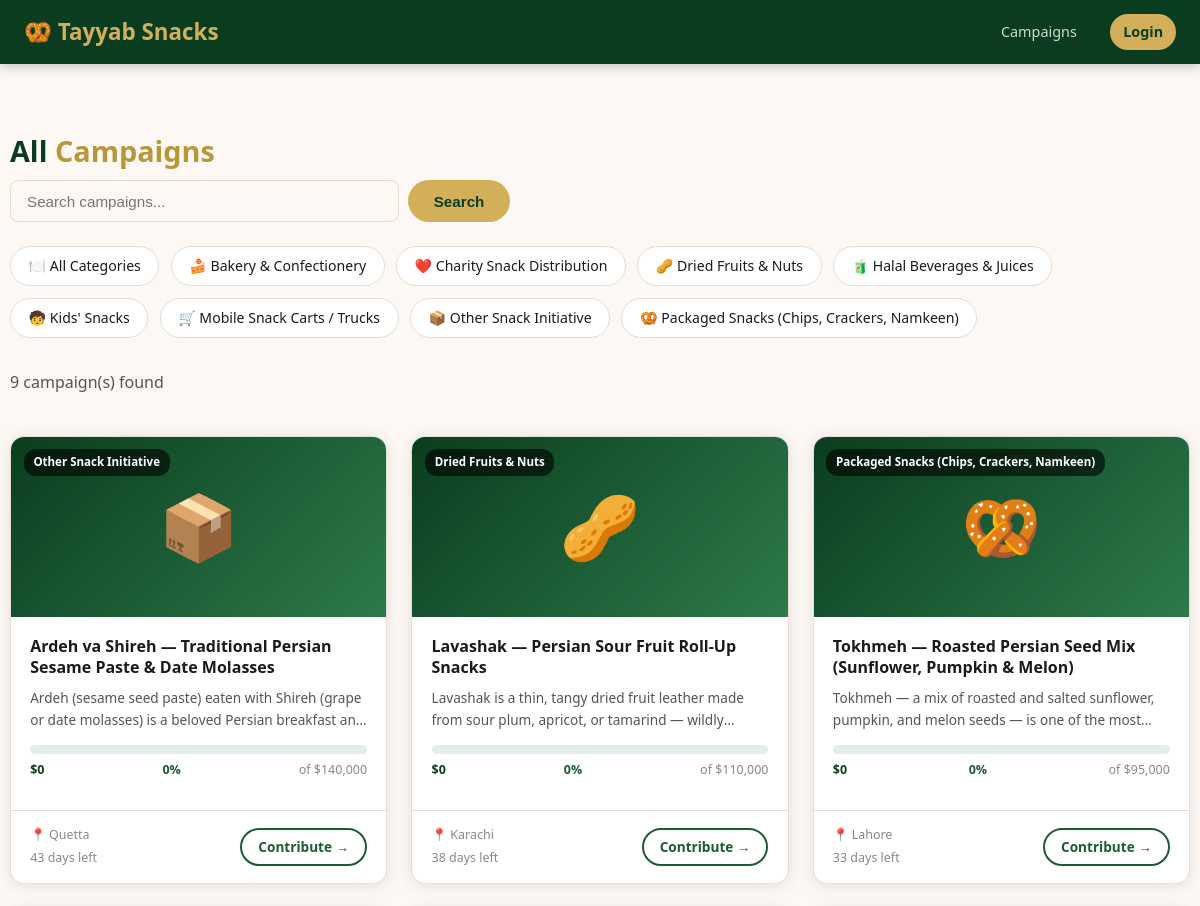
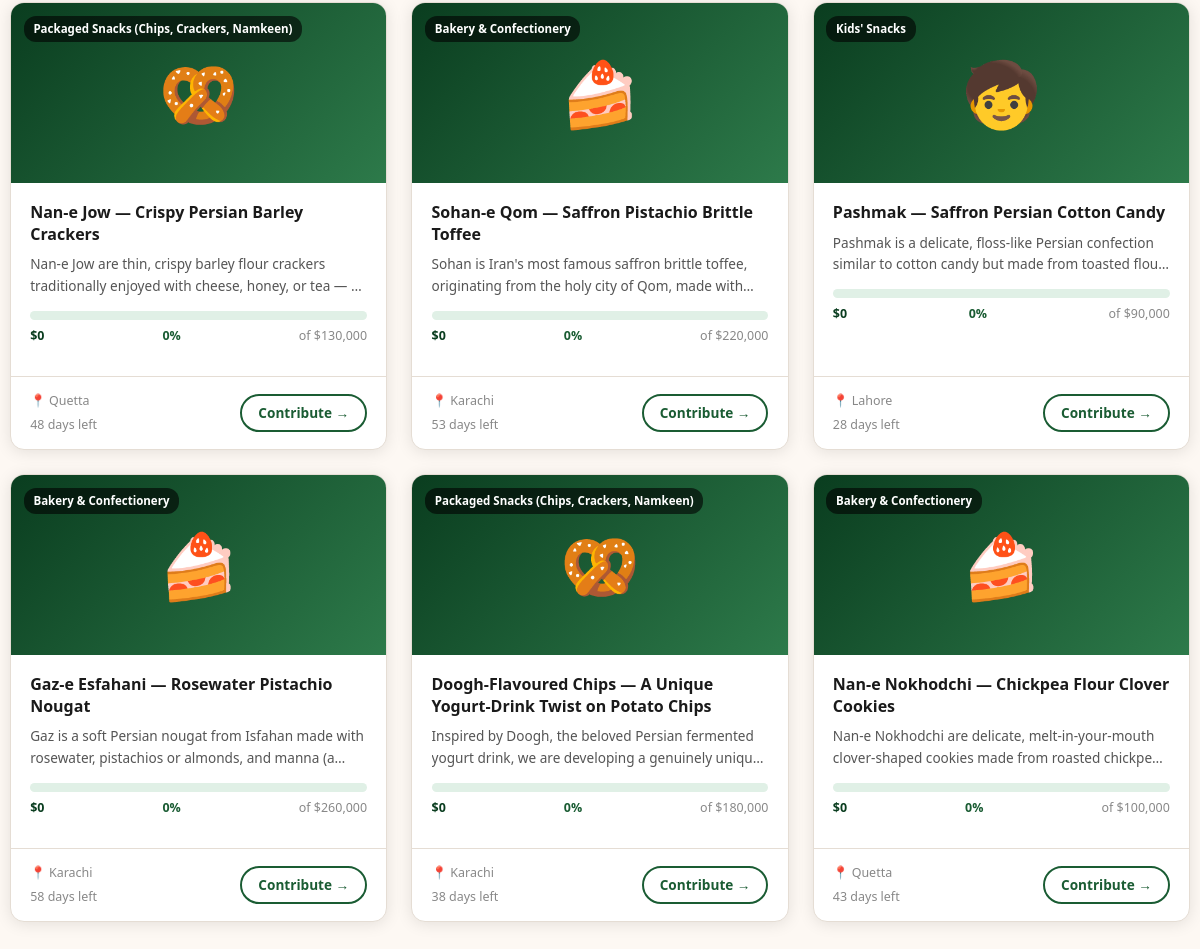
The page /campaigns.php on the database its author committed (2 pictures, top to bottom).
### tables this page shows
CREATE TABLE IF NOT EXISTS categories (
    id   INT UNSIGNED AUTO_INCREMENT PRIMARY KEY,
    name VARCHAR(100) NOT NULL,
    icon VARCHAR(10)
);

CREATE TABLE IF NOT EXISTS campaigns (
    id            INT UNSIGNED AUTO_INCREMENT PRIMARY KEY,
    user_id       INT UNSIGNED NOT NULL,
    category_id   INT UNSIGNED,
    title         VARCHAR(200) NOT NULL,
    description   TEXT NOT NULL,
    goal_amount   DECIMAL(12,2) NOT NULL,
    raised_amount DECIMAL(12,2) DEFAULT 0.00,
    city          VARCHAR(100),
    image_url     VARCHAR(500),
    deadline      DATE,
    status        ENUM('pending','active','funded','closed','rejected') DEFAULT 'pending',
    created_at    TIMESTAMP DEFAULT CURRENT_TIMESTAMP,
    updated_by    INT UNSIGNED NULL,
    updated_at    TIMESTAMP NULL,
    FOREIGN KEY (user_id)     REFERENCES users(id) ON DELETE CASCADE,
    FOREIGN KEY (category_id) REFERENCES categories(id) ON DELETE SET NULL,
    FOREIGN KEY (updated_by)  REFERENCES users(id) ON DELETE SET NULL,
    INDEX idx_status (status),
    INDEX idx_user (user_id)
);

### db.php (called while the page is built, shortened)
<?php
function e(string $s): string {
    return htmlspecialchars($s, ENT_QUOTES, 'UTF-8');
}
function auth(): ?array {
    return $_SESSION['user'] ?? null;
}
function progressPct(float $raised, float $goal): int {
    return (int) min(100, round($raised / $goal * 100));
}

### campaigns.php (the view, shortened to what this page needs)
<?php
require_once __DIR__ . '/db.php';
$user = auth();
$catId = (int) ($_GET['cat'] ?? 0);
$q = trim($_GET['q'] ?? '');
$categories = $pdo->query('SELECT * FROM categories ORDER BY name')->fetchAll();
$sql = "SELECT c.*, u.name AS creator_name, cat.name AS cat_name, cat.icon AS cat_icon
        FROM campaigns c
        JOIN users u ON u.id = c.user_id
        LEFT JOIN categories cat ON cat.id = c.category_id
        WHERE c.status = 'active'";
$params = [];
$sql .= ' ORDER BY c.created_at DESC';
$stmt = $pdo->prepare($sql);
$stmt->execute($params);
$campaigns = $stmt->fetchAll();
?>
<!DOCTYPE html>
<html lang="en">
<head>
<link rel="stylesheet" href="style.css">
</head>
<body>
<nav class="navbar">
    <div class="nav-brand">🥨 <?= e(SITE_NAME) ?></div>
    <div class="nav-links">
        <a href="campaigns.php">Campaigns</a>
        <?php if ($user): ?><a href="submit.php">+ Start a Campaign</a><a href="dashboard.php">Dashboard</a><a href="logout.php" class="nav-btn">Logout</a>
        <?php else: ?><a href="login.php" class="nav-btn">Login</a><?php endif; ?>
    </div>
</nav>
<div class="container section">
    <h2 class="section-title">All <span>Campaigns</span></h2>
    <form method="get" style="display:flex;gap:.6rem;margin-bottom:1.5rem;max-width:500px">
        <input type="text" name="q" class="form-control" placeholder="Search campaigns..." value="<?= e($q) ?>">
        <button type="submit" class="btn btn-primary">Search</button>
    </form>
    <div class="category-grid" style="display:flex;flex-wrap:wrap;gap:.7rem;margin-bottom:2rem">
        <a href="campaigns.php" class="cat-chip <?= $catId === 0 ? 'active' : '' ?>" style="display:inline-flex;align-items:center;gap:.4rem;padding:.5rem 1.1rem;background:var(--white);border:1.5px solid var(--border);border-radius:20px;font-size:.88rem;text-decoration:none;color:var(--text)">🍽️ All Categories</a>
        <?php foreach ($categories as $c): ?>
            <a href="?cat=<?= (int) $c['id'] ?>" class="cat-chip <?= $catId === (int) $c['id'] ? 'active' : '' ?>" style="display:inline-flex;align-items:center;gap:.4rem;padding:.5rem 1.1rem;background:var(--white);border:1.5px solid var(--border);border-radius:20px;font-size:.88rem;text-decoration:none;color:var(--text)"><?= e($c['icon']) ?> <?= e($c['name']) ?></a>
        <?php endforeach; ?>
    </div>
    <p class="section-sub"><?= count($campaigns) ?> campaign(s) found</p>
    <?php if (!$campaigns): ?>
        <div class="empty-state"><div class="icon">📭</div><h3>No campaigns found</h3></div>
    <?php else: ?>
    <div class="grid-3">
        <?php foreach ($campaigns as $c):
            $pct = progressPct((float) $c['raised_amount'], (float) $c['goal_amount']);
            $daysLeft = $c['deadline'] ? max(0, (int) ((strtotime($c['deadline']) - time()) / 86400)) : null;
        ?>
        <a href="campaign.php?id=<?= (int) $c['id'] ?>" class="campaign-card" style="text-decoration:none;color:inherit">
            <div class="campaign-img">
                <?php if ($c['image_url']): ?><img src="<?= e($c['image_url']) ?>" alt=""><?php else: ?><?= e($c['cat_icon'] ?: '🥨') ?><?php endif; ?>
                <?php if ($c['cat_name']): ?><span class="campaign-cat-badge"><?= e($c['cat_name']) ?></span><?php endif; ?>
            </div>
            <div class="campaign-body">
                <div class="campaign-title"><?= e($c['title']) ?></div>
                <div class="campaign-desc"><?= e($c['description']) ?></div>
                <div class="prog-wrap">
                    <div class="prog-bar"><div class="prog-fill" style="width:<?= $pct ?>%"></div></div>
                    <div class="prog-labels">
                        <span class="prog-raised">$<?= number_format((float) $c['raised_amount']) ?></span>
                        <span class="prog-pct"><?= $pct ?>%</span>
                        <span class="prog-goal">of $<?= number_format((float) $c['goal_amount']) ?></span>
                    </div>
                </div>
            </div>
            <div class="campaign-footer">
                <div class="campaign-meta">
                    <span>📍 <?= e($c['city'] ?: 'N/A') ?></span>
                    <span><?= $daysLeft !== null ? $daysLeft . ' days left' : 'No deadline' ?></span>
                </div>
                <span class="btn btn-outline btn-sm">Contribute →</span>
            </div>
        </a>
        <?php endforeach; ?>
    </div>
    <?php endif; ?>
</div>
</body>
</html>

### style.css (style rules this page uses)
:root { --green-deep: #0a3d1f; --green-mid: #1a5c33; --green-light: #2d7a4a; --amber: #d4770a; --amber-light: #f59e0b; --gold: #d4af5a; --gold-dark: #b8973b; --cream: #fdf8f3; --white: #ffffff; --text: #1a1a1a; --text-mid: #555; --text-light: #888; --border: #e5ddd4; --shadow: 0 2px 16px rgba(0,0,0,.10); --shadow-lg: 0 8px 32px rgba(0,0,0,.15); --radius: 14px; --radius-sm: 8px; --transition: .2s ease; }
*, *::before, *::after { box-sizing: border-box; margin: 0; padding: 0; }
body { font-family: 'Segoe UI', system-ui, sans-serif; background: var(--cream); color: var(--text); line-height: 1.6; }
a { color: var(--green-mid); text-decoration: none; }
.navbar { background: var(--green-deep); padding: 0 1.5rem; display: flex; align-items: center; justify-content: space-between; height: 64px; position: sticky; top: 0; z-index: 100; box-shadow: 0 2px 12px rgba(0,0,0,.25); }
.nav-brand { font-size: 1.4rem; font-weight: 800; color: var(--gold); }
.nav-links { display: flex; align-items: center; gap: 1.3rem; }
.nav-links a { color: rgba(255,255,255,.8); font-size: .9rem; font-weight: 500; padding: .4rem .8rem; border-radius: 6px; transition: var(--transition); }
.nav-btn { background: var(--gold) !important; color: var(--green-deep) !important; font-weight: 700 !important; border-radius: 20px !important; }
.btn { display: inline-flex; align-items: center; gap: .4rem; padding: .7rem 1.6rem; border-radius: 25px; font-size: .95rem; font-weight: 600; cursor: pointer; border: none; transition: var(--transition); text-decoration: none; }
.btn-primary { background: var(--gold); color: var(--green-deep); }
.btn-outline { background: transparent; color: var(--green-mid); border: 2px solid var(--green-mid); }
.btn-sm { padding: .4rem 1rem; font-size: .85rem; }
.container { max-width: 1180px; margin: 0 auto; padding: 0 1.5rem; }
.section { padding: 4rem 0; }
.section-title { font-size: 1.8rem; font-weight: 700; color: var(--green-deep); margin-bottom: .4rem; }
.section-title span { color: var(--gold-dark); }
.section-sub { color: var(--text-mid); margin-bottom: 2.5rem; }
.grid-3 { display: grid; grid-template-columns: repeat(auto-fill, minmax(300px, 1fr)); gap: 1.5rem; }
.campaign-card { background: var(--white); border-radius: var(--radius); overflow: hidden; box-shadow: var(--shadow); border: 1.5px solid var(--border); transition: var(--transition); display: flex; flex-direction: column; }
.campaign-img { height: 180px; background: linear-gradient(135deg, var(--green-deep), var(--green-light)); display: flex; align-items: center; justify-content: center; font-size: 4rem; position: relative; }
.campaign-cat-badge { position: absolute; top: .8rem; left: .8rem; background: rgba(0,0,0,.6); color: var(--white); font-size: .72rem; font-weight: 600; padding: .25rem .6rem; border-radius: 12px; }
.campaign-body { padding: 1.2rem; flex: 1; }
.campaign-title { font-size: 1rem; font-weight: 700; color: var(--text); margin-bottom: .5rem; line-height: 1.35; }
.campaign-desc { font-size: .85rem; color: var(--text-mid); margin-bottom: .9rem; display: -webkit-box; -webkit-line-clamp: 2; -webkit-box-orient: vertical; overflow: hidden; }
.prog-wrap { margin-bottom: .7rem; }
.prog-bar { background: #e0f0e6; border-radius: 8px; height: 9px; overflow: hidden; }
.prog-labels { display: flex; justify-content: space-between; font-size: .78rem; margin-top: .35rem; }
.prog-raised { font-weight: 700; color: var(--green-deep); }
.prog-goal { color: var(--text-light); }
.prog-pct { color: var(--green-mid); font-weight: 700; }
.campaign-footer { padding: .9rem 1.2rem; border-top: 1px solid var(--border); display: flex; align-items: center; justify-content: space-between; }
.campaign-meta { font-size: .78rem; color: var(--text-light); display: flex; flex-direction: column; gap: .2rem; }
.form-control { width: 100%; padding: .7rem 1rem; border: 1.5px solid var(--border); border-radius: var(--radius-sm); font-size: .95rem; color: var(--text); background: var(--cream); outline: none; transition: var(--transition); }

### rows shown on the page
categories: icon "🍰", name "Bakery & Confectionery"
categories: icon "❤️", name "Charity Snack Distribution"
categories: icon "🥜", name "Dried Fruits & Nuts"
categories: icon "🧃", name "Halal Beverages & Juices"
categories: icon "🧒", name "Kids' Snacks"
categories: icon "🛒", name "Mobile Snack Carts / Trucks"
categories: icon "📦", name "Other Snack Initiative"
categories: icon "🥨", name "Packaged Snacks (Chips, Crackers, Namkeen)"
campaigns: category.icon "📦", category.name "Other Snack Initiative", title "Ardeh va Shireh — Traditional Persian Sesame Paste & Date Molasses", description "Ardeh (sesame seed paste) eaten with Shireh (grape or date molasses) is a beloved Persian breakfast…", raised_amount "0", pct "0", goal_amount "140,000", city "Quetta", deadline "43"
campaigns: category.icon "🥜", category.name "Dried Fruits & Nuts", title "Lavashak — Persian Sour Fruit Roll-Up Snacks", description "Lavashak is a thin, tangy dried fruit leather made from sour plum, apricot, or tamarind —…", raised_amount "0", pct "0", goal_amount "110,000", city "Karachi", deadline "38"
campaigns: category.icon "🥨", category.name "Packaged Snacks (Chips, Crackers, Namkeen)", title "Tokhmeh — Roasted Persian Seed Mix (Sunflower, Pumpkin & Melon)", description "Tokhmeh — a mix of roasted and salted sunflower, pumpkin, and melon seeds — is one of the…", raised_amount "0", pct "0", goal_amount "95,000", city "Lahore", deadline "33"
campaigns: category.icon "🥨", category.name "Packaged Snacks (Chips, Crackers, Namkeen)", title "Nan-e Jow — Crispy Persian Barley Crackers", description "Nan-e Jow are thin, crispy barley flour crackers traditionally enjoyed with cheese, honey, or tea —…", raised_amount "0", pct "0", goal_amount "130,000", city "Quetta", deadline "48"
campaigns: category.icon "🍰", category.name "Bakery & Confectionery", title "Sohan-e Qom — Saffron Pistachio Brittle Toffee", description "Sohan is Iran's most famous saffron brittle toffee, originating from the holy city of Qom, made…", raised_amount "0", pct "0", goal_amount "220,000", city "Karachi", deadline "53"
campaigns: category.icon "🧒", category.name "Kids' Snacks", title "Pashmak — Saffron Persian Cotton Candy", description "Pashmak is a delicate, floss-like Persian confection similar to cotton candy but made from toasted…", raised_amount "0", pct "0", goal_amount "90,000", city "Lahore", deadline "28"
campaigns: category.icon "🍰", category.name "Bakery & Confectionery", title "Gaz-e Esfahani — Rosewater Pistachio Nougat", description "Gaz is a soft Persian nougat from Isfahan made with rosewater, pistachios or almonds, and manna…", raised_amount "0", pct "0", goal_amount "260,000", city "Karachi", deadline "58"
campaigns: category.icon "🥨", category.name "Packaged Snacks (Chips, Crackers, Namkeen)", title "Doogh-Flavoured Chips — A Unique Yogurt-Drink Twist on Potato Chips", description "Inspired by Doogh, the beloved Persian fermented yogurt drink, we are developing a genuinely…", raised_amount "0", pct "0", goal_amount "180,000", city "Karachi", deadline "38"
campaigns: category.icon "🍰", category.name "Bakery & Confectionery", title "Nan-e Nokhodchi — Chickpea Flour Clover Cookies", description "Nan-e Nokhodchi are delicate, melt-in-your-mouth clover-shaped cookies made from roasted…", raised_amount "0", pct "0", goal_amount "100,000", city "Quetta", deadline "43"

### other values the page prints
SITE_NAME "Tayyab Snacks"
count($campaigns) "9"
